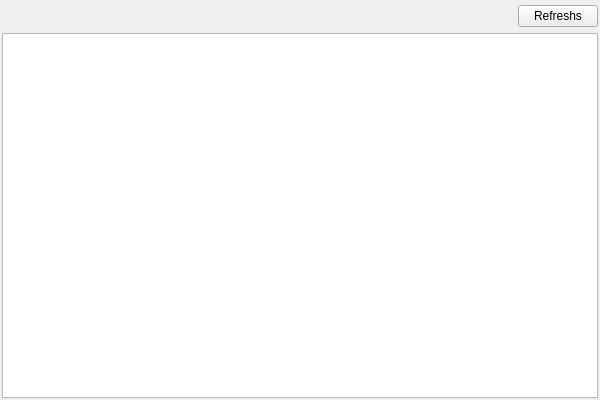
<?xml version="1.0" encoding="UTF-8"?>
<ui version="4.0">
 <class>debugDock</class>
 <widget class="QWidget" name="debugDock">
  <property name="geometry">
   <rect>
    <x>0</x>
    <y>0</y>
    <width>600</width>
    <height>400</height>
   </rect>
  </property>
  <property name="windowTitle">
   <string>Debug Tools</string>
  </property>
  <layout class="QVBoxLayout" name="verticalLayout">
   <property name="leftMargin">
    <number>2</number>
   </property>
   <property name="topMargin">
    <number>5</number>
   </property>
   <property name="rightMargin">
    <number>2</number>
   </property>
   <property name="bottomMargin">
    <number>2</number>
   </property>
   <item>
    <layout class="QHBoxLayout" name="horizontalLayout">
     <item>
      <spacer name="horizontalSpacer">
       <property name="orientation">
        <enum>Qt::Horizontal</enum>
       </property>
       <property name="sizeHint" stdset="0">
        <size>
         <width>40</width>
         <height>20</height>
        </size>
       </property>
      </spacer>
     </item>
     <item>
      <widget class="QPushButton" name="refresh">
       <property name="text">
        <string>Refreshs</string>
       </property>
      </widget>
     </item>
    </layout>
   </item>
   <item>
    <widget class="QTreeView" name="treeView">
     <property name="editTriggers">
      <set>QAbstractItemView::NoEditTriggers</set>
     </property>
     <property name="wordWrap">
      <bool>true</bool>
     </property>
     <property name="headerHidden">
      <bool>true</bool>
     </property>
     <attribute name="headerVisible">
      <bool>false</bool>
     </attribute>
     <attribute name="headerCascadingSectionResizes">
      <bool>false</bool>
     </attribute>
     <attribute name="headerDefaultSectionSize">
      <number>200</number>
     </attribute>
     <attribute name="headerCascadingSectionResizes">
      <bool>false</bool>
     </attribute>
     <attribute name="headerDefaultSectionSize">
      <number>200</number>
     </attribute>
     <attribute name="headerVisible">
      <bool>false</bool>
     </attribute>
    </widget>
   </item>
  </layout>
 </widget>
 <layoutdefault spacing="6" margin="11"/>
 <resources/>
 <connections/>
</ui>
